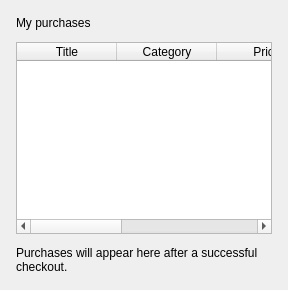
                                <widget class="QWidget" name="tabPurchases">
                                    <attribute name="title">
                                        <string>Purchases</string>
                                    </attribute>
                                    <layout class="QVBoxLayout" name="purchasesLayout">
                                        <property name="leftMargin">
                                            <number>16</number>
                                        </property>
                                        <property name="topMargin">
                                            <number>16</number>
                                        </property>
                                        <property name="rightMargin">
                                            <number>16</number>
                                        </property>
                                        <property name="bottomMargin">
                                            <number>16</number>
                                        </property>
                                        <property name="spacing">
                                            <number>12</number>
                                        </property>

                                        <item>
                                            <widget class="QLabel" name="lblPurchasesTitle">
                                                <property name="objectName">
                                                    <string>lblSectionTitle</string>
                                                </property>
                                                <property name="text">
                                                    <string>My purchases</string>
                                                </property>
                                            </widget>
                                        </item>

                                        <item>
                                            <widget class="QTableWidget" name="twPurchases">
                                                <property name="editTriggers">
                                                    <set>QAbstractItemView::NoEditTriggers</set>
                                                </property>
                                                <property name="selectionBehavior">
                                                    <enum>QAbstractItemView::SelectRows</enum>
                                                </property>
                                                <property name="selectionMode">
                                                    <enum>QAbstractItemView::SingleSelection</enum>
                                                </property>
                                                <property name="alternatingRowColors">
                                                    <bool>true</bool>
                                                </property>
                                                <property name="rowCount">
                                                    <number>0</number>
                                                </property>
                                                <property name="columnCount">
                                                    <number>5</number>
                                                </property>
                                                <column>
                                                    <property name="text">
                                                        <string>Title</string>
                                                    </property>
                                                </column>
                                                <column>
                                                    <property name="text">
                                                        <string>Category</string>
                                                    </property>
                                                </column>
                                                <column>
                                                    <property name="text">
                                                        <string>Price</string>
                                                    </property>
                                                </column>
                                                <column>
                                                    <property name="text">
                                                        <string>Seller</string>
                                                    </property>
                                                </column>
                                                <column>
                                                    <property name="text">
                                                        <string>Date</string>
                                                    </property>
                                                </column>
                                            </widget>
                                        </item>

                                        <item>
                                            <widget class="QLabel" name="lblPurchasesHint">
                                                <property name="objectName">
                                                    <string>lblStatus</string>
                                                </property>
                                                <property name="text">
                                                    <string>Purchases will appear here after a successful checkout.</string>
                                                </property>
                                                <property name="wordWrap">
                                                    <bool>true</bool>
                                                </property>
                                            </widget>
                                        </item>

                                    </layout>
                                </widget>
